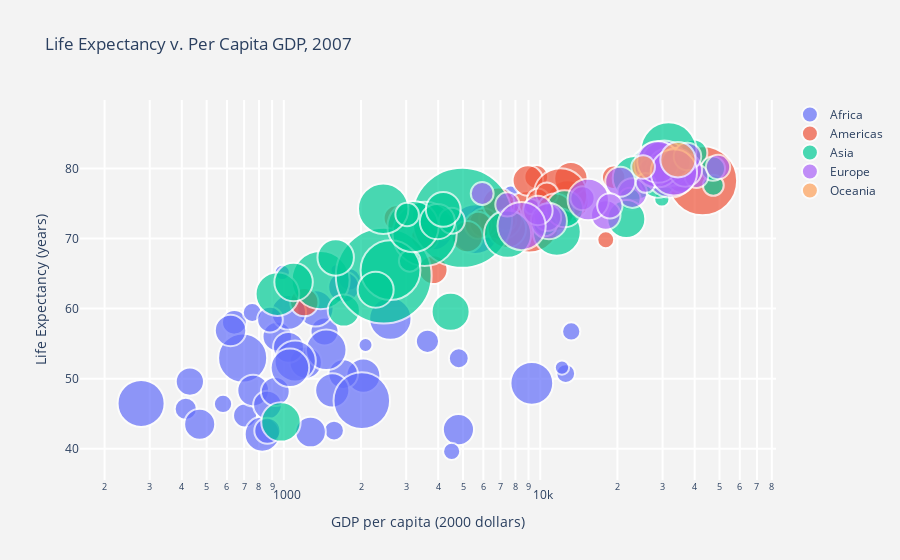

Notebook code cell kept with this figure:
### Code cell
import plotly.graph_objects as go
import plotly.express as px
import pandas as pd
import math

# Load data, define hover text and bubble size
data = px.data.gapminder()
df_2007 = data[data['year']==2007]
df_2007 = df_2007.sort_values(['continent', 'country'])

hover_text = []
bubble_size = []

for index, row in df_2007.iterrows():
    hover_text.append(('Country: {country}<br>'+
                      'Life Expectancy: {lifeExp}<br>'+
                      'GDP per capita: {gdp}<br>'+
                      'Population: {pop}<br>'+
                      'Year: {year}').format(country=row['country'],
                                            lifeExp=row['lifeExp'],
                                            gdp=row['gdpPercap'],
                                            pop=row['pop'],
                                            year=row['year']))
    bubble_size.append(math.sqrt(row['pop']))

df_2007['text'] = hover_text
df_2007['size'] = bubble_size
sizeref = 2.*max(df_2007['size'])/(100**2)

# Dictionary with dataframes for each continent
continent_names = ['Africa', 'Americas', 'Asia', 'Europe', 'Oceania']
continent_data = {continent:df_2007.query("continent == '%s'" %continent)
                              for continent in continent_names}

# Create figure
fig = go.Figure()

for continent_name, continent in continent_data.items():
    fig.add_trace(go.Scatter(
        x=continent['gdpPercap'], y=continent['lifeExp'],
        name=continent_name, text=continent['text'],
        marker_size=continent['size'],
        ))

# Tune marker appearance and layout
fig.update_traces(mode='markers', marker=dict(sizemode='area',
                                              sizeref=sizeref, line_width=2))

fig.update_layout(
    title='Life Expectancy v. Per Capita GDP, 2007',
    xaxis=dict(
        title='GDP per capita (2000 dollars)',
        gridcolor='white',
        type='log',
        gridwidth=2,
    ),
    yaxis=dict(
        title='Life Expectancy (years)',
        gridcolor='white',
        gridwidth=2,
    ),
    paper_bgcolor='rgb(243, 243, 243)',
    plot_bgcolor='rgb(243, 243, 243)',
)
fig.show()

### Figure 1 — Plotly figure (JSON) as saved in the notebook; plotly's stock layout.template omitted (floating-point values rounded to 4 significant figures)
{"data": [{"marker": {"line": {"width": 2}, "size": [5773.0, 3524.0, 2842.0, 1280.0, 3785.0, 2897.0, 4207.0, 2090.0, 3200.0, 843.2, 8038.0, 1950.0, 4244.0, 704.5, 8959.0, 742.4, 2215.0, 8747.0, 1206.0, 1299.0, 4783.0, 3154.0, 1213.0, 5967.0, 1419.0, 1787.0, 2457.0, 4378.0, 3651.0, 3469.0, 1808.0, 1118.0, 5810.0, 4467.0, 1434.0, 3591.0, 11620.0, 893.4, 2977.0, 446.7, 3502.0, 2479.0, 3020.0, 6633.0, 6503.0, 1064.0, 6176.0, 2388.0, 3206.0, 5401.0, 3427.0, 3509.0], "sizemode": "area", "sizeref": 7.263}, "mode": "markers", "name": "Africa", "text": ["Country: Algeria<br>Life Expectancy: 72.301<br>GDP per capita: 6223.367465<br>Population: 33333216<br>Year: 2007", "Country: Angola<br>Life Expectancy: 42.731<br>GDP per capita: 4797.231267<br>Population: 12420476<br>Year: 2007", "Country: Benin<br>Life Expectancy: 56.728<br>GDP per capita: 1441.284873<br>Population: 8078314<br>Year: 2007", "Country: Botswana<br>Life Expectancy: 50.728<br>GDP per capita: 12569.85177<br>Population: 1639131<br>Year: 2007", "Country: Burkina Faso<br>Life Expectancy: 52.295<br>GDP per capita: 1217.032994<br>Population: 14326203<br>Year: 2007", "Country: Burundi<br>Life Expectancy: 49.58<br>GDP per capita: 430.0706916<br>Population: 8390505<br>Year: 2007", "Country: Cameroon<br>Life Expectancy: 50.43<br>GDP per capita: 2042.09524<br>Population: 17696293<br>Year: 2007", "Country: Central African Republic<br>Life Expectancy: 44.74100000000001<br>GDP per capita: 706.016537<br>Population: 4369038<br>Year: 2007", "Country: Chad<br>Life Expectancy: 50.651<br>GDP per capita: 1704.063724<br>Population: 10238807<br>Year: 2007", "Country: Comoros<br>Life Expectancy: 65.152<br>GDP per capita: 986.1478792<br>Population: 710960<br>Year: 2007", "Country: Congo, Dem. Rep.<br>Life Expectancy: 46.462<br>GDP per capita: 277.5518587<br>Population: 64606759<br>Year: 2007", "Country: Congo, Rep.<br>Life Expectancy: 55.322<br>GDP per capita: 3632.557798<br>Population: 3800610<br>Year: 2007", "Country: Cote d'Ivoire<br>Life Expectancy: 48.328<br>GDP per capita: 1544.750112<br>Population: 18013409<br>Year: 2007", "Country: Djibouti<br>Life Expectancy: 54.791<br>GDP per capita: 2082.4815670000007<br>Population: 496374<br>Year: 2007", "Country: Egypt<br>Life Expectancy: 71.33800000000002<br>GDP per capita: 5581.180998<br>Population: 80264543<br>Year: 2007", "Country: Equatorial Guinea<br>Life Expectancy: 51.57899999999999<br>GDP per capita: 12154.08975<br>Population: 551201<br>Year: 2007", "Country: Eritrea<br>Life Expectancy: 58.04<br>GDP per capita: 641.3695236000002<br>Population: 4906585<br>Year: 2007", "Country: Ethiopia<br>Life Expectancy: 52.947<br>GDP per capita: 690.8055759<br>Population: 76511887<br>Year: 2007", "Country: Gabon<br>Life Expectancy: 56.735<br>GDP per capita: 13206.48452<br>Population: 1454867<br>Year: 2007", "Country: Gambia<br>Life Expectancy: 59.448<br>GDP per capita: 752.7497265<br>Population: 1688359<br>Year: 2007", "Country: Ghana<br>Life Expectancy: 60.022<br>GDP per capita: 1327.60891<br>Population: 22873338<br>Year: 2007", "Country: Guinea<br>Life Expectancy: 56.007<br>GDP per capita: 942.6542111<br>Population: 9947814<br>Year: 2007", "Country: Guinea-Bissau<br>Life Expectancy: 46.38800000000001<br>GDP per capita: 579.2317429999998<br>Population: 1472041<br>Year: 2007", "Country: Kenya<br>Life Expectancy: 54.11<br>GDP per capita: 1463.249282<br>Population: 35610177<br>Year: 2007", "Country: Lesotho<br>Life Expectancy: 42.592<br>GDP per capita: 1569.331442<br>Population: 2012649<br>Year: 2007", "Country: Liberia<br>Life Expectancy: 45.678<br>GDP per capita: 414.5073415<br>Population: 3193942<br>Year: 2007", "Country: Libya<br>Life Expectancy: 73.952<br>GDP per capita: 12057.49928<br>Population: 6036914<br>Year: 2007", "Country: Madagascar<br>Life Expectancy: 59.44300000000001<br>GDP per capita: 1044.770126<br>Population: 19167654<br>Year: 2007", "Country: Malawi<br>Life Expectancy: 48.303<br>GDP per capita: 759.3499101<br>Population: 13327079<br>Year: 2007", "Country: Mali<br>Life Expectancy: 54.467<br>GDP per capita: 1042.581557<br>Population: 12031795<br>Year: 2007", "Country: Mauritania<br>Life Expectancy: 64.164<br>GDP per capita: 1803.151496<br>Population: 3270065<br>Year: 2007", "Country: Mauritius<br>Life Expectancy: 72.801<br>GDP per capita: 10956.99112<br>Population: 1250882<br>Year: 2007", "Country: Morocco<br>Life Expectancy: 71.164<br>GDP per capita: 3820.17523<br>Population: 33757175<br>Year: 2007", "Country: Mozambique<br>Life Expectancy: 42.082<br>GDP per capita: 823.6856205<br>Population: 19951656<br>Year: 2007", "Country: Namibia<br>Life Expectancy: 52.90600000000001<br>GDP per capita: 4811.060429<br>Population: 2055080<br>Year: 2007", "Country: Niger<br>Life Expectancy: 56.867<br>GDP per capita: 619.6768923999998<br>Population: 12894865<br>Year: 2007", "Country: Nigeria<br>Life Expectancy: 46.859<br>GDP per capita: 2013.977305<br>Population: 135031164<br>Year: 2007", "Country: Reunion<br>Life Expectancy: 76.442<br>GDP per capita: 7670.122558<br>Population: 798094<br>Year: 2007", "Country: Rwanda<br>Life Expectancy: 46.242<br>GDP per capita: 863.0884639000002<br>Population: 8860588<br>Year: 2007", "Country: Sao Tome and Principe<br>Life Expectancy: 65.528<br>GDP per capita: 1598.435089<br>Population: 199579<br>Year: 2007", "Country: Senegal<br>Life Expectancy: 63.062<br>GDP per capita: 1712.472136<br>Population: 12267493<br>Year: 2007", "Country: Sierra Leone<br>Life Expectancy: 42.56800000000001<br>GDP per capita: 862.5407561000002<br>Population: 6144562<br>Year: 2007", "Country: Somalia<br>Life Expectancy: 48.159<br>GDP per capita: 926.1410683<br>Population: 9118773<br>Year: 2007", "Country: South Africa<br>Life Expectancy: 49.339<br>GDP per capita: 9269.657808<br>Population: 43997828<br>Year: 2007", "Country: Sudan<br>Life Expectancy: 58.556<br>GDP per capita: 2602.394995<br>Population: 42292929<br>Year: 2007", "Country: Swaziland<br>Life Expectancy: 39.613<br>GDP per capita: 4513.480643<br>Population: 1133066<br>Year: 2007", "Country: Tanzania<br>Life Expectancy: 52.517<br>GDP per capita: 1107.482182<br>Population: 38139640<br>Year: 2007", "Country: Togo<br>Life Expectancy: 58.42<br>GDP per capita: 882.9699437999999<br>Population: 5701579<br>Year: 2007", "Country: Tunisia<br>Life Expectancy: 73.923<br>GDP per capita: 7092.923025<br>Population: 10276158<br>Year: 2007", "Country: Uganda<br>Life Expectancy: 51.542<br>GDP per capita: 1056.380121<br>Population: 29170398<br>Year: 2007", "Country: Zambia<br>Life Expectancy: 42.38399999999999<br>GDP per capita: 1271.211593<br>Population: 11746035<br>Year: 2007", "Country: Zimbabwe<br>Life Expectancy: 43.487<br>GDP per capita: 469.70929810000007<br>Population: 12311143<br>Year: 2007"], "type": "scatter", "x": [6223.0, 4797.0, 1441.0, 12570.0, 1217.0, 430.1, 2042.0, 706.0, 1704.0, 986.1, 277.6, 3633.0, 1545.0, 2082.0, 5581.0, 12150.0, 641.4, 690.8, 13210.0, 752.7, 1328.0, 942.7, 579.2, 1463.0, 1569.0, 414.5, 12060.0, 1045.0, 759.3, 1043.0, 1803.0, 10960.0, 3820.0, 823.7, 4811.0, 619.7, 2014.0, 7670.0, 863.1, 1598.0, 1712.0, 862.5, 926.1, 9270.0, 2602.0, 4513.0, 1107.0, 883.0, 7093.0, 1056.0, 1271.0, 469.7], "y": [72.3, 42.73, 56.73, 50.73, 52.3, 49.58, 50.43, 44.74, 50.65, 65.15, 46.46, 55.32, 48.33, 54.79, 71.34, 51.58, 58.04, 52.95, 56.73, 59.45, 60.02, 56.01, 46.39, 54.11, 42.59, 45.68, 73.95, 59.44, 48.3, 54.47, 64.16, 72.8, 71.16, 42.08, 52.91, 56.87, 46.86, 76.44, 46.24, 65.53, 63.06, 42.57, 48.16, 49.34, 58.56, 39.61, 52.52, 58.42, 73.92, 51.54, 42.38, 43.49]}, {"marker": {"line": {"width": 2}, "size": [6348.0, 3020.0, 13780.0, 5778.0, 4035.0, 6650.0, 2033.0, 3379.0, 3053.0, 3709.0, 2634.0, 3546.0, 2916.0, 2736.0, 1667.0, 10430.0, 2382.0, 1801.0, 2582.0, 5355.0, 1986.0, 1028.0, 17350.0, 1857.0, 5107.0], "sizemode": "area", "sizeref": 7.263}, "mode": "markers", "name": "Americas", "text": ["Country: Argentina<br>Life Expectancy: 75.32<br>GDP per capita: 12779.37964<br>Population: 40301927<br>Year: 2007", "Country: Bolivia<br>Life Expectancy: 65.554<br>GDP per capita: 3822.137084<br>Population: 9119152<br>Year: 2007", "Country: Brazil<br>Life Expectancy: 72.39<br>GDP per capita: 9065.800825<br>Population: 190010647<br>Year: 2007", "Country: Canada<br>Life Expectancy: 80.653<br>GDP per capita: 36319.23501<br>Population: 33390141<br>Year: 2007", "Country: Chile<br>Life Expectancy: 78.553<br>GDP per capita: 13171.63885<br>Population: 16284741<br>Year: 2007", "Country: Colombia<br>Life Expectancy: 72.889<br>GDP per capita: 7006.580419<br>Population: 44227550<br>Year: 2007", "Country: Costa Rica<br>Life Expectancy: 78.782<br>GDP per capita: 9645.06142<br>Population: 4133884<br>Year: 2007", "Country: Cuba<br>Life Expectancy: 78.273<br>GDP per capita: 8948.102923<br>Population: 11416987<br>Year: 2007", "Country: Dominican Republic<br>Life Expectancy: 72.235<br>GDP per capita: 6025.3747520000015<br>Population: 9319622<br>Year: 2007", "Country: Ecuador<br>Life Expectancy: 74.994<br>GDP per capita: 6873.262326000001<br>Population: 13755680<br>Year: 2007", "Country: El Salvador<br>Life Expectancy: 71.878<br>GDP per capita: 5728.353514<br>Population: 6939688<br>Year: 2007", "Country: Guatemala<br>Life Expectancy: 70.259<br>GDP per capita: 5186.050003<br>Population: 12572928<br>Year: 2007", "Country: Haiti<br>Life Expectancy: 60.916<br>GDP per capita: 1201.637154<br>Population: 8502814<br>Year: 2007", "Country: Honduras<br>Life Expectancy: 70.19800000000001<br>GDP per capita: 3548.3308460000007<br>Population: 7483763<br>Year: 2007", "Country: Jamaica<br>Life Expectancy: 72.567<br>GDP per capita: 7320.8802620000015<br>Population: 2780132<br>Year: 2007", "Country: Mexico<br>Life Expectancy: 76.195<br>GDP per capita: 11977.57496<br>Population: 108700891<br>Year: 2007", "Country: Nicaragua<br>Life Expectancy: 72.899<br>GDP per capita: 2749.320965<br>Population: 5675356<br>Year: 2007", "Country: Panama<br>Life Expectancy: 75.53699999999998<br>GDP per capita: 9809.185636<br>Population: 3242173<br>Year: 2007", "Country: Paraguay<br>Life Expectancy: 71.752<br>GDP per capita: 4172.838464<br>Population: 6667147<br>Year: 2007", "Country: Peru<br>Life Expectancy: 71.421<br>GDP per capita: 7408.905561<br>Population: 28674757<br>Year: 2007", "Country: Puerto Rico<br>Life Expectancy: 78.74600000000002<br>GDP per capita: 19328.70901<br>Population: 3942491<br>Year: 2007", "Country: Trinidad and Tobago<br>Life Expectancy: 69.819<br>GDP per capita: 18008.50924<br>Population: 1056608<br>Year: 2007", "Country: United States<br>Life Expectancy: 78.242<br>GDP per capita: 42951.65309<br>Population: 301139947<br>Year: 2007", "Country: Uruguay<br>Life Expectancy: 76.384<br>GDP per capita: 10611.46299<br>Population: 3447496<br>Year: 2007", "Country: Venezuela<br>Life Expectancy: 73.747<br>GDP per capita: 11415.80569<br>Population: 26084662<br>Year: 2007"], "type": "scatter", "x": [12780.0, 3822.0, 9066.0, 36320.0, 13170.0, 7007.0, 9645.0, 8948.0, 6025.0, 6873.0, 5728.0, 5186.0, 1202.0, 3548.0, 7321.0, 11980.0, 2749.0, 9809.0, 4173.0, 7409.0, 19330.0, 18010.0, 42950.0, 10610.0, 11420.0], "y": [75.32, 65.55, 72.39, 80.65, 78.55, 72.89, 78.78, 78.27, 72.23, 74.99, 71.88, 70.26, 60.92, 70.2, 72.57, 76.19, 72.9, 75.54, 71.75, 71.42, 78.75, 69.82, 78.24, 76.38, 73.75]}, {"marker": {"line": {"width": 2}, "size": [5647.0, 841.8, 12270.0, 3759.0, 36310.0, 2642.0, 33320.0, 14950.0, 8334.0, 5244.0, 2535.0, 11290.0, 2460.0, 4827.0, 7003.0, 1583.0, 1980.0, 4982.0, 1695.0, 6911.0, 5376.0, 1790.0, 13010.0, 9543.0, 5254.0, 2134.0, 4514.0, 4395.0, 4814.0, 8066.0, 9234.0, 2005.0, 4713.0], "sizemode": "area", "sizeref": 7.263}, "mode": "markers", "name": "Asia", "text": ["Country: Afghanistan<br>Life Expectancy: 43.828<br>GDP per capita: 974.5803384<br>Population: 31889923<br>Year: 2007", "Country: Bahrain<br>Life Expectancy: 75.635<br>GDP per capita: 29796.04834<br>Population: 708573<br>Year: 2007", "Country: Bangladesh<br>Life Expectancy: 64.062<br>GDP per capita: 1391.253792<br>Population: 150448339<br>Year: 2007", "Country: Cambodia<br>Life Expectancy: 59.723<br>GDP per capita: 1713.778686<br>Population: 14131858<br>Year: 2007", "Country: China<br>Life Expectancy: 72.961<br>GDP per capita: 4959.114854<br>Population: 1318683096<br>Year: 2007", "Country: Hong Kong, China<br>Life Expectancy: 82.208<br>GDP per capita: 39724.97867<br>Population: 6980412<br>Year: 2007", "Country: India<br>Life Expectancy: 64.69800000000001<br>GDP per capita: 2452.210407<br>Population: 1110396331<br>Year: 2007", "Country: Indonesia<br>Life Expectancy: 70.65<br>GDP per capita: 3540.651564<br>Population: 223547000<br>Year: 2007", "Country: Iran<br>Life Expectancy: 70.964<br>GDP per capita: 11605.71449<br>Population: 69453570<br>Year: 2007", "Country: Iraq<br>Life Expectancy: 59.545<br>GDP per capita: 4471.061906<br>Population: 27499638<br>Year: 2007", "Country: Israel<br>Life Expectancy: 80.745<br>GDP per capita: 25523.2771<br>Population: 6426679<br>Year: 2007", "Country: Japan<br>Life Expectancy: 82.603<br>GDP per capita: 31656.06806<br>Population: 127467972<br>Year: 2007", "Country: Jordan<br>Life Expectancy: 72.535<br>GDP per capita: 4519.461171<br>Population: 6053193<br>Year: 2007", "Country: Korea, Dem. Rep.<br>Life Expectancy: 67.297<br>GDP per capita: 1593.06548<br>Population: 23301725<br>Year: 2007", "Country: Korea, Rep.<br>Life Expectancy: 78.623<br>GDP per capita: 23348.139730000006<br>Population: 49044790<br>Year: 2007", "Country: Kuwait<br>Life Expectancy: 77.58800000000002<br>GDP per capita: 47306.98978<br>Population: 2505559<br>Year: 2007", "Country: Lebanon<br>Life Expectancy: 71.993<br>GDP per capita: 10461.05868<br>Population: 3921278<br>Year: 2007", "Country: Malaysia<br>Life Expectancy: 74.241<br>GDP per capita: 12451.6558<br>Population: 24821286<br>Year: 2007", "Country: Mongolia<br>Life Expectancy: 66.803<br>GDP per capita: 3095.7722710000007<br>Population: 2874127<br>Year: 2007", "Country: Myanmar<br>Life Expectancy: 62.069<br>GDP per capita: 944.0<br>Population: 47761980<br>Year: 2007", "Country: Nepal<br>Life Expectancy: 63.785<br>GDP per capita: 1091.359778<br>Population: 28901790<br>Year: 2007", "Country: Oman<br>Life Expectancy: 75.64<br>GDP per capita: 22316.19287<br>Population: 3204897<br>Year: 2007", "Country: Pakistan<br>Life Expectancy: 65.483<br>GDP per capita: 2605.94758<br>Population: 169270617<br>Year: 2007", "Country: Philippines<br>Life Expectancy: 71.688<br>GDP per capita: 3190.481016<br>Population: 91077287<br>Year: 2007", "Country: Saudi Arabia<br>Life Expectancy: 72.777<br>GDP per capita: 21654.83194<br>Population: 27601038<br>Year: 2007", "Country: Singapore<br>Life Expectancy: 79.972<br>GDP per capita: 47143.17964<br>Population: 4553009<br>Year: 2007", "Country: Sri Lanka<br>Life Expectancy: 72.396<br>GDP per capita: 3970.095407<br>Population: 20378239<br>Year: 2007", "Country: Syria<br>Life Expectancy: 74.143<br>GDP per capita: 4184.548089<br>Population: 19314747<br>Year: 2007", "Country: Taiwan<br>Life Expectancy: 78.4<br>GDP per capita: 28718.27684<br>Population: 23174294<br>Year: 2007", "Country: Thailand<br>Life Expectancy: 70.616<br>GDP per capita: 7458.396326999998<br>Population: 65068149<br>Year: 2007", "Country: Vietnam<br>Life Expectancy: 74.249<br>GDP per capita: 2441.576404<br>Population: 85262356<br>Year: 2007", "Country: West Bank and Gaza<br>Life Expectancy: 73.422<br>GDP per capita: 3025.349798<br>Population: 4018332<br>Year: 2007", "Country: Yemen, Rep.<br>Life Expectancy: 62.698<br>GDP per capita: 2280.769906<br>Population: 22211743<br>Year: 2007"], "type": "scatter", "x": [974.6, 29800.0, 1391.0, 1714.0, 4959.0, 39720.0, 2452.0, 3541.0, 11610.0, 4471.0, 25520.0, 31660.0, 4519.0, 1593.0, 23350.0, 47310.0, 10460.0, 12450.0, 3096.0, 944, 1091.0, 22320.0, 2606.0, 3190.0, 21650.0, 47140.0, 3970.0, 4185.0, 28720.0, 7458.0, 2442.0, 3025.0, 2281.0], "y": [43.83, 75.64, 64.06, 59.72, 72.96, 82.21, 64.7, 70.65, 70.96, 59.55, 80.75, 82.6, 72.53, 67.3, 78.62, 77.59, 71.99, 74.24, 66.8, 62.07, 63.78, 75.64, 65.48, 71.69, 72.78, 79.97, 72.4, 74.14, 78.4, 70.62, 74.25, 73.42, 62.7]}, {"marker": {"line": {"width": 2}, "size": [1898.0, 2864.0, 3224.0, 2134.0, 2706.0, 2120.0, 3198.0, 2338.0, 2289.0, 7816.0, 9077.0, 3272.0, 3155.0, 549.5, 2027.0, 7625.0, 827.5, 4071.0, 2151.0, 6206.0, 3262.0, 4720.0, 3186.0, 2334.0, 1417.0, 6360.0, 3005.0, 2749.0, 8436.0, 7796.0], "sizemode": "area", "sizeref": 7.263}, "mode": "markers", "name": "Europe", "text": ["Country: Albania<br>Life Expectancy: 76.423<br>GDP per capita: 5937.029525999998<br>Population: 3600523<br>Year: 2007", "Country: Austria<br>Life Expectancy: 79.829<br>GDP per capita: 36126.4927<br>Population: 8199783<br>Year: 2007", "Country: Belgium<br>Life Expectancy: 79.441<br>GDP per capita: 33692.60508<br>Population: 10392226<br>Year: 2007", "Country: Bosnia and Herzegovina<br>Life Expectancy: 74.852<br>GDP per capita: 7446.298803<br>Population: 4552198<br>Year: 2007", "Country: Bulgaria<br>Life Expectancy: 73.005<br>GDP per capita: 10680.79282<br>Population: 7322858<br>Year: 2007", "Country: Croatia<br>Life Expectancy: 75.748<br>GDP per capita: 14619.222719999998<br>Population: 4493312<br>Year: 2007", "Country: Czech Republic<br>Life Expectancy: 76.486<br>GDP per capita: 22833.30851<br>Population: 10228744<br>Year: 2007", "Country: Denmark<br>Life Expectancy: 78.332<br>GDP per capita: 35278.41874<br>Population: 5468120<br>Year: 2007", "Country: Finland<br>Life Expectancy: 79.313<br>GDP per capita: 33207.0844<br>Population: 5238460<br>Year: 2007", "Country: France<br>Life Expectancy: 80.657<br>GDP per capita: 30470.0167<br>Population: 61083916<br>Year: 2007", "Country: Germany<br>Life Expectancy: 79.406<br>GDP per capita: 32170.37442<br>Population: 82400996<br>Year: 2007", "Country: Greece<br>Life Expectancy: 79.483<br>GDP per capita: 27538.41188<br>Population: 10706290<br>Year: 2007", "Country: Hungary<br>Life Expectancy: 73.33800000000002<br>GDP per capita: 18008.94444<br>Population: 9956108<br>Year: 2007", "Country: Iceland<br>Life Expectancy: 81.757<br>GDP per capita: 36180.78919<br>Population: 301931<br>Year: 2007", "Country: Ireland<br>Life Expectancy: 78.885<br>GDP per capita: 40675.99635<br>Population: 4109086<br>Year: 2007", "Country: Italy<br>Life Expectancy: 80.546<br>GDP per capita: 28569.7197<br>Population: 58147733<br>Year: 2007", "Country: Montenegro<br>Life Expectancy: 74.543<br>GDP per capita: 9253.896111<br>Population: 684736<br>Year: 2007", "Country: Netherlands<br>Life Expectancy: 79.762<br>GDP per capita: 36797.93332<br>Population: 16570613<br>Year: 2007", "Country: Norway<br>Life Expectancy: 80.196<br>GDP per capita: 49357.19017<br>Population: 4627926<br>Year: 2007", "Country: Poland<br>Life Expectancy: 75.563<br>GDP per capita: 15389.924680000002<br>Population: 38518241<br>Year: 2007", "Country: Portugal<br>Life Expectancy: 78.098<br>GDP per capita: 20509.64777<br>Population: 10642836<br>Year: 2007", "Country: Romania<br>Life Expectancy: 72.476<br>GDP per capita: 10808.47561<br>Population: 22276056<br>Year: 2007", "Country: Serbia<br>Life Expectancy: 74.002<br>GDP per capita: 9786.534714<br>Population: 10150265<br>Year: 2007", "Country: Slovak Republic<br>Life Expectancy: 74.663<br>GDP per capita: 18678.31435<br>Population: 5447502<br>Year: 2007", "Country: Slovenia<br>Life Expectancy: 77.926<br>GDP per capita: 25768.25759<br>Population: 2009245<br>Year: 2007", "Country: Spain<br>Life Expectancy: 80.941<br>GDP per capita: 28821.0637<br>Population: 40448191<br>Year: 2007", "Country: Sweden<br>Life Expectancy: 80.884<br>GDP per capita: 33859.74835<br>Population: 9031088<br>Year: 2007", "Country: Switzerland<br>Life Expectancy: 81.70100000000002<br>GDP per capita: 37506.41907<br>Population: 7554661<br>Year: 2007", "Country: Turkey<br>Life Expectancy: 71.777<br>GDP per capita: 8458.276384<br>Population: 71158647<br>Year: 2007", "Country: United Kingdom<br>Life Expectancy: 79.425<br>GDP per capita: 33203.26128<br>Population: 60776238<br>Year: 2007"], "type": "scatter", "x": [5937.0, 36130.0, 33690.0, 7446.0, 10680.0, 14620.0, 22830.0, 35280.0, 33210.0, 30470.0, 32170.0, 27540.0, 18010.0, 36180.0, 40680.0, 28570.0, 9254.0, 36800.0, 49360.0, 15390.0, 20510.0, 10810.0, 9787.0, 18680.0, 25770.0, 28820.0, 33860.0, 37510.0, 8458.0, 33200.0], "y": [76.42, 79.83, 79.44, 74.85, 73.0, 75.75, 76.49, 78.33, 79.31, 80.66, 79.41, 79.48, 73.34, 81.76, 78.89, 80.55, 74.54, 79.76, 80.2, 75.56, 78.1, 72.48, 74.0, 74.66, 77.93, 80.94, 80.88, 81.7, 71.78, 79.42]}, {"marker": {"line": {"width": 2}, "size": [4520.0, 2029.0], "sizemode": "area", "sizeref": 7.263}, "mode": "markers", "name": "Oceania", "text": ["Country: Australia<br>Life Expectancy: 81.235<br>GDP per capita: 34435.367439999995<br>Population: 20434176<br>Year: 2007", "Country: New Zealand<br>Life Expectancy: 80.204<br>GDP per capita: 25185.00911<br>Population: 4115771<br>Year: 2007"], "type": "scatter", "x": [34440.0, 25190.0], "y": [81.23, 80.2]}], "layout": {"paper_bgcolor": "rgb(243, 243, 243)", "plot_bgcolor": "rgb(243, 243, 243)", "title": {"text": "Life Expectancy v. Per Capita GDP, 2007"}, "xaxis": {"gridcolor": "white", "gridwidth": 2, "title": {"text": "GDP per capita (2000 dollars)"}, "type": "log"}, "yaxis": {"gridcolor": "white", "gridwidth": 2, "title": {"text": "Life Expectancy (years)"}}}}
